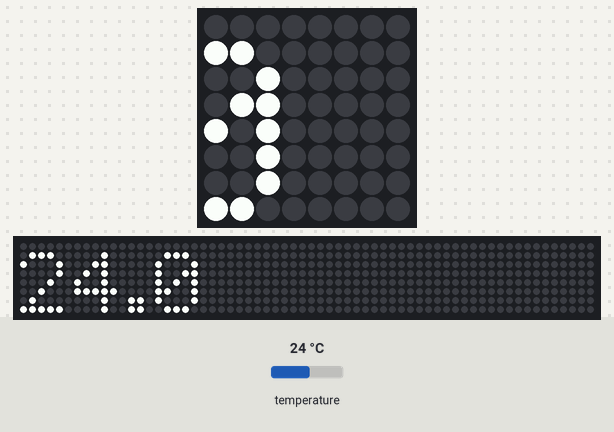
This program was run on a simulated Raspberry Pi (BCM pin numbers) with a Sense HAT. On the bench: the Sense HAT's 8×8 RGB LED matrix, a strip that is not on the board, showing the scrolling text unrolled. The test bench sets the inputs (shaded band); at power-on: temperature 24 °C. The 64×8 strip is a reading aid, not a part: it shows the text the matrix is scrolling, unrolled, one strip-width of it at a time.

Above: at 1.29 s.
1.3 s: temperature set to 12 °C
At 2.6 s:
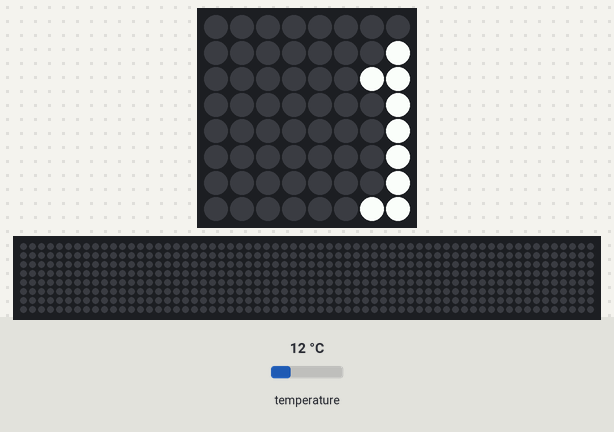
4.5 s: temperature set to 19 °C
At 6.19 s:
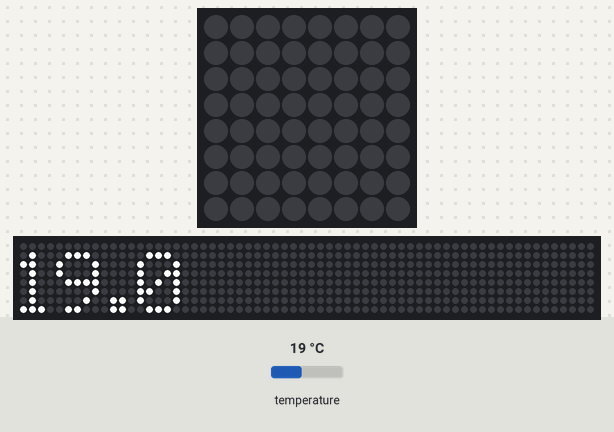
7.7 s: temperature set to 28 °C
At 9.71 s:
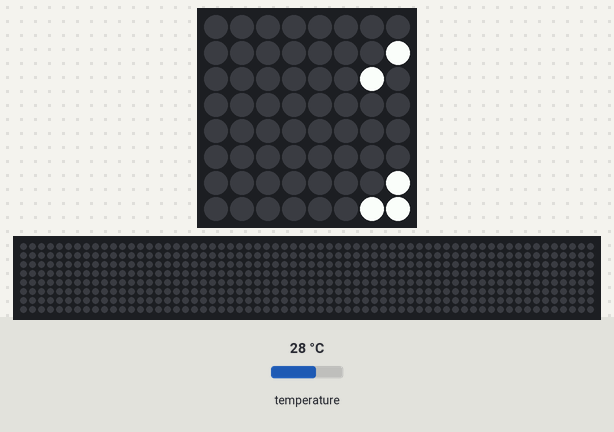

The program:

pythonUDPBroadcaster.py
```python
from sense_hat import SenseHat
from time import sleep
import socket
sense = SenseHat()
sense.clear()

def setup_udp_socket():
    # Setup UDP socket for broadcasting
    s = socket.socket(socket.AF_INET, socket.SOCK_DGRAM, socket.IPPROTO_UDP)
    s.setsockopt(socket.SOL_SOCKET, socket.SO_BROADCAST, 1)

    # Set a timeout so the socket does not block
    # indefinitely when trying to receive data.
    s.settimeout(0.2)

    #socket.bind(("", 44444))
    return s

s = setup_udp_socket()


while True:
    bg = (0,0,0)
    temp = str(sense.get_temperature())

    # Broadcast byte encoded message to port 37020 via UDP Socket
    # .encode() converts message to bytes for udp to broadcast
    s.sendto(temp.encode(), ('<broadcast>', 19993))

    sense.show_message(temp, scroll_speed=0.05, back_colour=bg)
    sleep(1)
```
